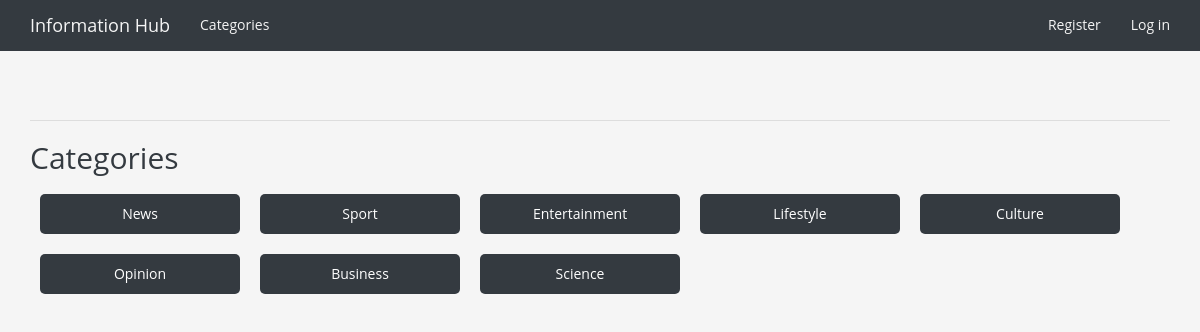
/categories/, run on an earlier commit of the app's database.
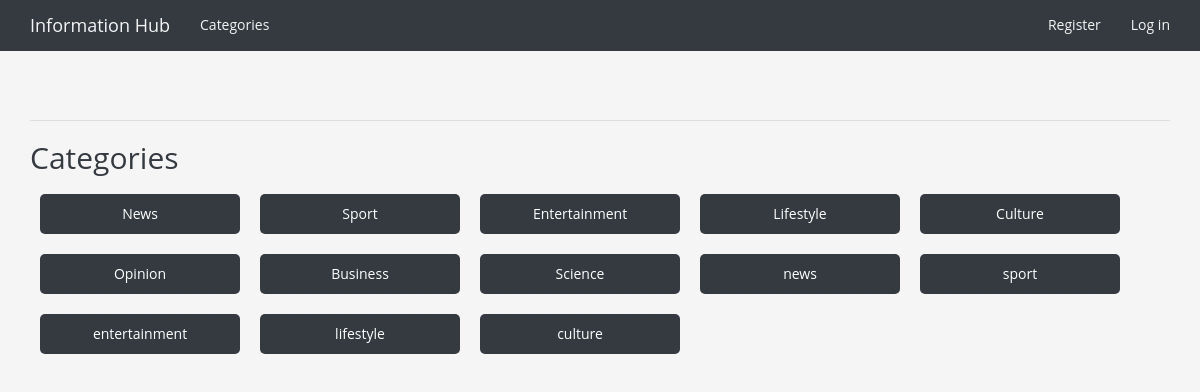
And on a later commit of the database.
### info_hubs/models.py (models this page shows)
class Category(models.Model):
    text = models.CharField(max_length=200)
    date_added = models.DateTimeField(auto_now_add=True)
    class Meta:
        verbose_name_plural = 'categories'
    def __str__(self):
        return self.text

### info_hubs/views.py (the view)
# urls.py: re_path('^categories/$', views.categories, name='categories'),
def categories(request):
    categories = Category.objects.order_by('date_added')
    context = {'categories': categories}
    return render(request, 'info_hubs/categories.html', context)

### info_hubs/templates/info_hubs/categories.html
{% extends "info_hubs/base.html" %}
{% block content %}
  <h2 style="color: #343a40;">Categories</h2>
  <div style="display: flex; flex-wrap: wrap;">
    {% for category in categories %}
      <a style="background-color: #343a40; border-radius: 5px; margin: 10px;
       padding: 10px; text-align: center; width: 200px; color: white;
       text-decoration: none;"
         href="{% url 'info_hubs:category' category.id %}">
        {{ category }}
      </a>
    {% empty %}
      <div>No categories have been added yet.</div>
    {% endfor %}
  </div>
{% endblock content %}

### info_hubs/templates/info_hubs/base.html (shortened to what this page needs)
{% load bootstrap3 %}
<!DOCTYPE html>
<html lang="en">
  <head>
    {% bootstrap_css %}
  </head>
  <body>
    <nav class="navbar navbar-default navbar-static-top">
      <div class="container">
        <div class="navbar-header">
            <a class="navbar-brand" href="{% url 'info_hubs:index' %}">
                Information Hub</a>
        </div>
        <div id="navbar" class="navbar-collapse collapse">
          <ul class="nav navbar-nav">
            <li><a href="{% url 'info_hubs:categories' %}">Categories</a></li>
          </ul>
          <ul class="nav navbar-nav navbar-right">
            {% if user.is_authenticated %}
              <li><a>Hello, {{ user.username }}.</a></li>
              <li><a href="{% url 'users:logout' %}">Log out</a></li>
            {% else %}
              <li><a href="{% url 'users:register' %}">Register</a></li>
              <li><a href="{% url 'users:login' %}">Log in</a></li>
            {% endif %}
          </ul>
        </div>
      </div>
    </nav>
    <div class="container">
      <div class="page-header">
      </div>
      <div>
        {% block content %}{% endblock content %}
      </div>
    </div>
  </body>
</html>

### info_hubs/templates/info_hubs/base.html (style rules this page uses)
body { background-color: #f5f5f5; font-family: 'Open Sans', sans-serif; }
.navbar-default { background-color: #343a40; border-color: #343a40; }
.navbar-default .navbar-brand, .navbar-default .navbar-nav > li > a { color: #f5f5f5; }
.page-header { border-bottom: 1px solid #ddd; }

What changed in the data, as far as the page shows it:
added Category: text "news"
added Category: text "sport"
added Category: text "entertainment"
added Category: text "lifestyle"
added Category: text "culture"
